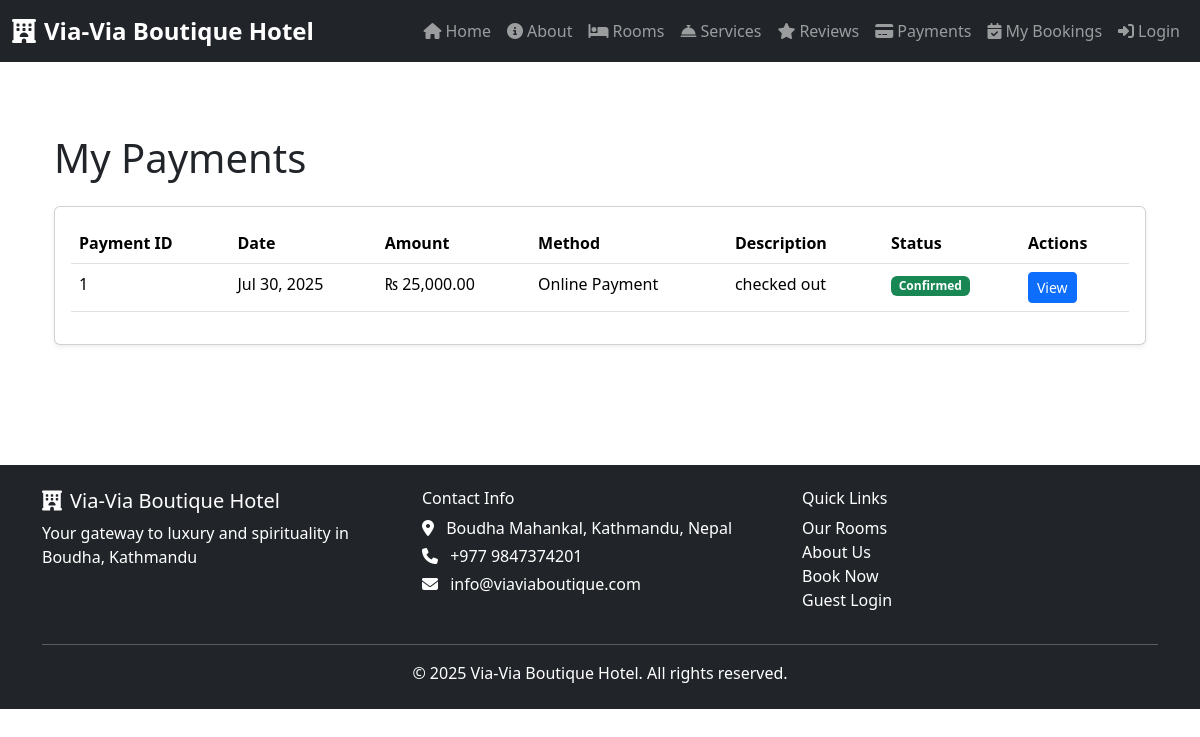
The page /api/payments/list/ (signed in) on the database its author committed.
### payments/models.py (models this page shows, shortened)
class Payment(models.Model):
    PAYMENT_METHODS = (
        ('cash', 'Cash'),
        ('card', 'Credit/Debit Card'),
        ('online', 'Online Payment'),
        ('other', 'Other'),
    )
    user = models.ForeignKey(settings.AUTH_USER_MODEL,
                             on_delete=models.CASCADE, related_name='payments')
    amount = models.DecimalField(max_digits=10, decimal_places=2)
    method = models.CharField(max_length=20, choices=PAYMENT_METHODS)
    timestamp = models.DateTimeField(default=timezone.now)
    description = models.CharField(max_length=255, blank=True, null=True)
    confirmed = models.BooleanField(default=False)

### payments/views.py (the view)
# urls.py: path('list/', payment_list, name='payment_list'),
@login_required
def payment_list(request):
    payments = Payment.objects.filter(user=request.user).order_by('-timestamp')
    return render(request, 'payments/payment_list.html', {'payments': payments})

### rooms/templatetags/nepali_filters.py (called while the page is built)
@register.filter(name='nepali_currency')
def nepali_currency(value):
    if value is None:
        return ''
    formatted_value = floatformat(value, 2)
    parts = formatted_value.split('.')
    integer_part = parts[0]
    result = ""
    for i, char in enumerate(reversed(integer_part)):
        if i > 0 and i % 3 == 0:
            result = "," + result
        result = char + result
    if len(parts) > 1:
        result = f"{result}.{parts[1]}"
    return f"₨ {result}"

### payments/templates/payments/payment_list.html (shortened to what this page needs)
{% extends 'base.html' %}
{% load nepali_filters %}
{% block content %}
<div class="container py-5">
    <h1 class="mb-4">My Payments</h1>
    <div class="card shadow-sm mb-4">
        <div class="card-body">
            <div class="table-responsive">
                <table class="table table-hover">
                    <thead>
                        <tr>
                            <th>Payment ID</th>
                            <th>Date</th>
                            <th>Amount</th>
                            <th>Method</th>
                            <th>Description</th>
                            <th>Status</th>
                            <th>Actions</th>
                        </tr>
                    </thead>
                    <tbody>
                        {% for payment in payments %}
                        <tr>
                            <td>{{ payment.id }}</td>
                            <td>{{ payment.timestamp|date:"M d, Y" }}</td>
                            <td>{{ payment.amount|nepali_currency }}</td>
                            <td>{{ payment.get_method_display }}</td>
                            <td>{{ payment.description|default:"--" }}</td>
                            <td>
                                {% if payment.confirmed %}
                                <span class="badge bg-success">Confirmed</span>
                                {% else %}
                                <span class="badge bg-warning text-dark">Pending</span>
                                {% endif %}
                            </td>
                            <td>
                                <a href="{% url 'payment_detail' payment.id %}" class="btn btn-sm btn-primary">View</a>
                            </td>
                        </tr>
                        {% empty %}
                        <tr>
                            <td colspan="7" class="text-center">No payment records found.</td>
                        </tr>
                        {% endfor %}
                    </tbody>
                </table>
            </div>
        </div>
    </div>
</div>
{% endblock %}

### templates/base.html (style rules this page uses)
.card { transition: transform 0.3s ease; }
.btn-primary { background-color: #0d6efd; border-color: #0d6efd; }

### rows shown on the page
Payment: id "1", timestamp "Jul 30, 2025", amount|nepali_currency "₨ 25,000.00", method "Online Payment", description "checked out", confirmed "Confirmed"
